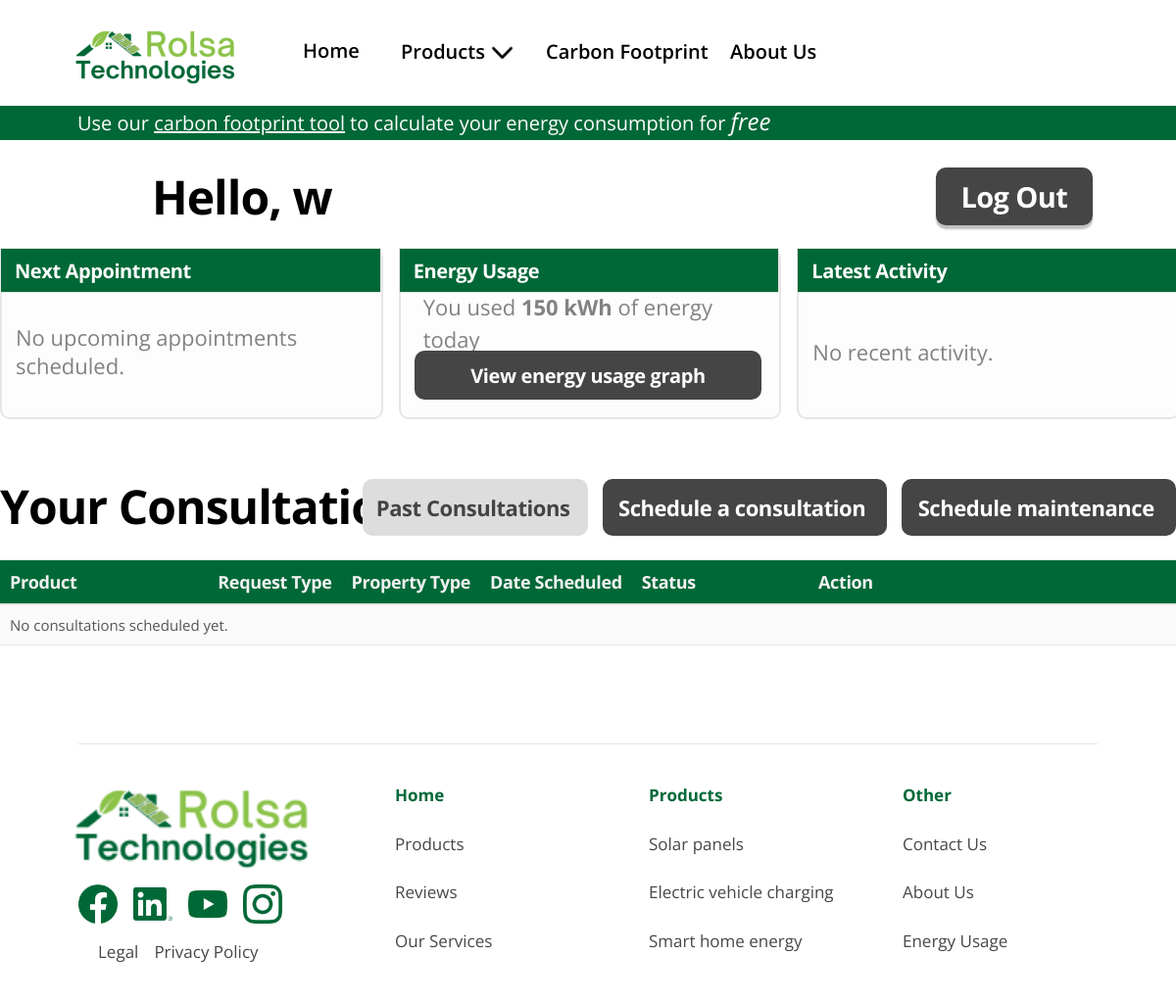
The page /dashboard (signed in) on the database as committed earlier.
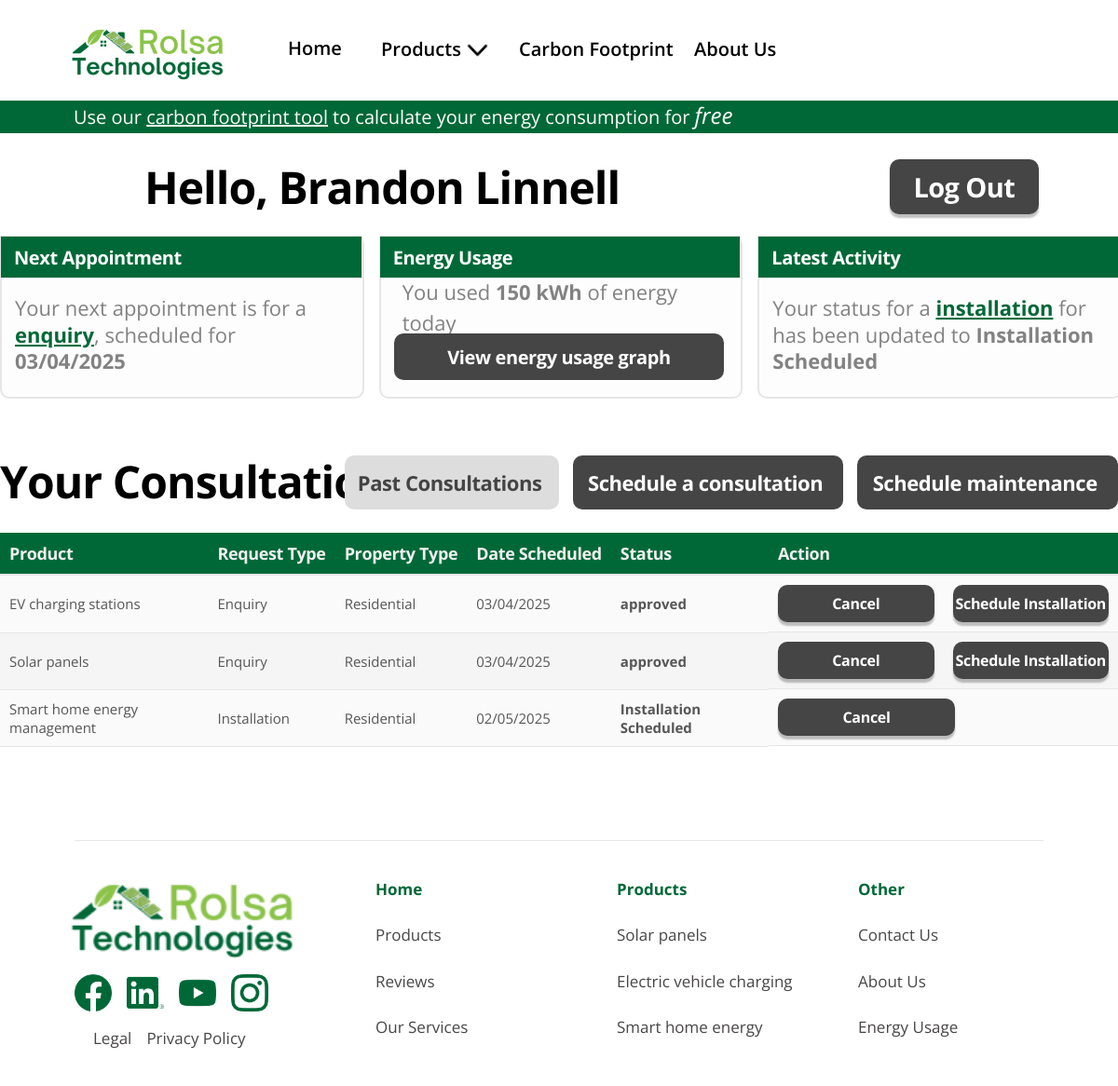
The same page on the database as committed later.
### tables this page shows
CREATE TABLE customers (
            id INTEGER PRIMARY KEY AUTOINCREMENT,
            full_name TEXT DEFAULT '',
            email TEXT UNIQUE NOT NULL,
            password TEXT NOT NULL,
            created_time TEXT NOT NULL
        );

CREATE TABLE consultations (
    id INTEGER PRIMARY KEY AUTOINCREMENT,
    product_id INTEGER NOT NULL,
    preferred_date DATE NOT NULL,
    postcode TEXT NOT NULL,
    property_type TEXT NOT NULL,
    status TEXT NOT NULL,
    customer_id INTEGER NOT NULL
);

CREATE TABLE products (
    id INTEGER PRIMARY KEY AUTOINCREMENT,
    type TEXT NOT NULL,
    description TEXT NOT NULL,
    details TEXT NOT NULL,
    image TEXT NOT NULL
);

### app.py (the view)
@app.route("/dashboard")
def dashboard():
    if "user" not in session:
        print("No user in session, redirecting to login")
        return render_template("login.html", error="You must be logged in to continue", next=request.url)
    try:
        database = sqlite3.connect("database.db")
        cursor = database.cursor()
        cursor.execute("SELECT id, full_name FROM customers WHERE email = ?", (session["user"],))
        customer = cursor.fetchone()
        if not customer:
            return render_template("dashboard.html", error="User not found", consultations=[])
        customer_id, full_name = customer
        user_name = full_name.strip() if full_name and full_name.strip() else "user"
        cursor.execute("""
            SELECT p.type, c.preferred_date, c.property_type, c.status, c.id
            FROM consultations c
            JOIN products p ON c.product_id = p.id
            WHERE c.customer_id = ?
            ORDER BY c.preferred_date ASC
        """, (customer_id,))
        consultations = cursor.fetchall()
        consultation_data = []
        today = datetime.now().date()
        next_consultation = None
        latest_consultation = None
        for row in consultations:
            product_type, preferred_date, property_type, status, consultation_id = row
            date_obj = datetime.strptime(preferred_date, "%Y-%m-%d")
            formatted_date = date_obj.strftime("%d/%m/%Y")
            request_type = "Enquiry"
            if status == "Installation Scheduled":
                request_type = "Installation"
            elif status == "Maintenance Scheduled":
                request_type = "Maintenance"
            consultation = {
                "product_id": product_type,
                "request_type": request_type,
                "property_type": property_type,
                "date_scheduled": formatted_date,
                "status": status,
                "consultation_id": consultation_id,
                "date_obj": date_obj
            }
            consultation_data.append(consultation)
            if date_obj.date() > today and next_consultation is None:
                next_consultation = consultation
            if latest_consultation is None or date_obj > latest_consultation["date_obj"]:
                latest_consultation = consultation
        return render_template(
            "dashboard.html",
            consultations=consultation_data,
            user_name=user_name,
            next_consultation=next_consultation,
            latest_consultation=latest_consultation
        )
    except Exception as error:
        print(f"Exception occurred: {error}")
        return render_template("dashboard.html", error=f"An error occurred: {error}", consultations=[])
    finally:
        database.close()

### templates/dashboard.html (shortened to what this page needs)
<!DOCTYPE html>
<html lang="en">
<head>
    <link rel="stylesheet" href="/static/css/dashboard.css">
</head>
<body>
    {% include 'navbar.html' %}
    <div class="web-container">
        <div class="dash-top">
            <b class="title">Hello, {{ user_name }}</b>
            <a href="/logout" class="logout"><b class="logout-title">Log Out</b></a>
        </div>
        <div class="tabs">
            <div class="tab next-appointment">
                <div class="tab-bg"></div>
                <div class="tab-top"></div>
                <b class="tab-title">Next Appointment</b>
                <div class="tab-desc">
                    {% if next_consultation %}
                        Your next appointment is for a
                        <a href="#" class="consultation-link" data-consultation-id="{{ next_consultation.consultation_id }}">
                            <b class="installation">{{ next_consultation.request_type | lower }}</b>,
                            scheduled for <b class="b">{{ next_consultation.date_scheduled }}</b>
                        </a>
                    {% else %}
                        No upcoming appointments scheduled.
                    {% endif %}
                </div>
            </div>
            <div class="tab energyusage">
                <div class="tab-bg"></div>
                <div class="tab-top"></div>
                <b class="tab-title">Energy Usage</b>
                <div class="tab-desc2">
                    You used <b class="kwh">150 kWh</b> of energy today
                </div>
                <a class="track-button"><b class="track-title">View energy usage graph</b></a>
            </div>
            <div class="tab latest-activity">
                <div class="tab-bg"></div>
                <div class="tab-top"></div>
                <b class="tab-title">Latest Activity</b>
                <div class="tab-desc">
                    {% if latest_consultation %}
                        Your status for a
                        <a href="#" class="consultation-link" data-consultation-id="{{ latest_consultation.consultation_id }}">
                            <b class="installation">{{ latest_consultation.request_type | lower }}</b> for
                        </a>
                        has been updated to <b class="b">{{ latest_consultation.status }}</b>
                    {% else %}
                        No recent activity.
                    {% endif %}
                </div>
            </div>
        </div>
        <div class="consultations">
            <b class="consultation-title">Your Consultations</b>
            <div class="consultation-buttons">
                <a class="consultation-button past"><div class="button-bg past-bg"></div><div class="button-title-a b">Past Consultations</div></a>
                <a href="/schedule-page" class="consultation-button"><div class="button-bg"></div><div class="button-title-a">Schedule a consultation</div></a>
                <a class="consultation-button maintenance"><div class="button-bg maintenance-bg"></div><div class="button-title-a">Schedule maintenance</div></a>
            </div>
        </div>
        <div class="requests-table">
            <table>
                <thead>
                    <tr>
                        <th>Product</th>
                        <th>Request Type</th>
                        <th>Property Type</th>
                        <th>Date Scheduled</th>
                        <th>Status</th>
                        <th>Action</th>
                    </tr>
                </thead>
                <tbody>
                    {% if consultations %}
                        {% for consultation in consultations %}
                            <tr data-consultation-id="{{ consultation.consultation_id }}">
                                <td>{{ consultation.product_id }}</td>
                                <td {% if consultation.request_type in ['Installation', 'Maintenance'] %}class="bold"{% endif %}>{{ consultation.request_type }}</td>
                                <td>{{ consultation.property_type | capitalize }}</td>
                                <td>{{ consultation.date_scheduled }}</td>
                                <td class="status {{ consultation.status | lower | replace(' ', '-') }}">{{ consultation.status }}</td>
                                <td class="action-cell">
                                    {% if consultation.status == 'approved' and consultation.request_type == 'Enquiry' %}
                                        <a href="#" class="interactive-button cancel-button" data-consultation-id="{{ consultation.consultation_id }}">
                                            <div class="interactive-title">Cancel</div>
                                        </a>
                                        <a href="#" class="interactive-button schedule-install-button" data-consultation-id="{{ consultation.consultation_id }}">
                                            <div class="interactive-title">Schedule Installation</div>
                                        </a>
                                    {% elif consultation.status == 'Installation Scheduled' or consultation.status == 'Maintenance Scheduled' %}
                                        <a href="#" class="interactive-button cancel-button" data-consultation-id="{{ consultation.consultation_id }}">
                                            <div class="interactive-title">Cancel</div>
                                        </a>
                                    {% else %}
                                        <a href="#" class="interactive-button cancel-button" data-consultation-id="{{ consultation.consultation_id }}">
                                            <div class="interactive-title">Cancel</div>
                                        </a>
                                    {% endif %}
                                </td>
                            </tr>
                        {% endfor %}
                    {% else %}
                        <tr>
                            <td colspan="6">No consultations scheduled yet.</td>
                        </tr>
                    {% endif %}
                </tbody>
            </table>
        </div>
    </div>
    {% include 'footer.html' %}
</body>
</html>

### templates/navbar.html (shortened to what this page needs)
<!DOCTYPE html>
<html lang="en">
<head>
    <link rel="stylesheet" href="/static/css/navigation.css"/>
</head>
<body>
    <div class="web-container">
        <div class="navigation">
            <div class="items">
                <a href="/carbonfootprint" class="carbon-footprint">
                    <div class="inner-button">Carbon Footprint</div>
                </a>
                <a href="/products" class="products">
                    <div class="inner-button">Products</div>
                    <img class="chevron-down-icon" alt="" src="/static/assets/buttons/down.png">
                </a>
                <a href="/" class="home">
                    <div class="inner-button">Home</div>
                </a>
                <a href="/about" class="about-us">
                    <div class="inner-button">About Us</div>
                </a>
            </div>
            <a href="/"><img class="rolsa-logo" alt="Rolsa Logo" src="/static/assets/logos/rolsalogo.png"></a>
        </div>
        <div class="top">
            <div class="alert"></div>
            <div class="use-our-carbon-container">
                <span>
                    <span class="use-our">Use our </span>
                    <a href="/carbonfootprint" class="carbon-footprint-tool">carbon footprint tool</a>
                    <span class="use-our"> to calculate your energy consumption for <i style="font-size: 24px;">free</i></span>
                </span>
            </div>
        </div>
    </div>
</body>
</html>

### templates/footer.html (shortened to what this page needs)
<!DOCTYPE html>
<html lang="en">
<head>
    <link rel="stylesheet" href="/static/css/footer.css"/>
</head>
<body>
    <div class="web-container">
        <div class="footer">
            <img class="rolsa-logo1" alt="Rolsa Logo" src="/static/assets/logos/rolsalogo.png">
            <div class="footer-links">
                <div class="link-list">
                    <a href="/" class="primary-button">Home</a>
                    <a href="/products" class="button">Products</a>
                    <a href="{{ url_for('home') }}#reviews" class="button">Reviews</a>
                    <a href="{{ url_for('home') }}#services" class="button">Our Services</a>
                </div>
                <div class="link-list">
                    <a href="/products" class="primary-button">Products</a>
                    <a href="/products?product=Solar panels" class="button">Solar panels</a>
                    <a href="/products?product=EV charging stations" class="button">Electric vehicle charging</a>
                    <a href="/products?product=Smart home energy management" class="button">Smart home energy</a>
                </div>
                <div class="link-list">
                    <a href="/" class="primary-button">Other</a>
                    <a href="/schedule-page" class="button">Contact Us</a>
                    <a href="/about" class="button">About Us</a>
                    <a href="/dashboard" class="button">Energy Usage</a>
                </div>
            </div>
            <div class="social-links">
                <a href="https://www.facebook.com" target="_blank">
                    <img class="social-icon" alt="Facebook" src="/static/assets/buttons/facebook.png">
                </a>
                <a href="https://www.linkedin.com" target="_blank">
                    <img class="social-icon" alt="LinkedIn" src="/static/assets/buttons/linkedin.png">
                </a>
                <a href="https://www.youtube.com" target="_blank">
                    <img class="social-icon" alt="YouTube" src="/static/assets/buttons/youtube.png">
                </a>
                <a href="https://www.instagram.com" target="_blank">
                    <img class="social-icon" alt="Instagram" src="/static/assets/buttons/instagram.png">
                </a>
            </div>
            <div class="legal-links">
                <a href="/legal" class="link-button">Legal</a>
                <a href="/privacy-policy" class="link-button">Privacy Policy</a>
            </div>
            <div class="divider"></div>
        </div>
    </div>
</body>
</html>

Rows that differ between the two databases and show on the page:
now on this page (row edited): customers: full_name "Brandon Linnell"
added consultations: status "Installation Scheduled", product_id "Smart home energy management", request_type "Installation", property_type "Residential", date_scheduled "02/05/2025"
added consultations: product_id "EV charging stations", request_type "Enquiry", property_type "Residential", date_scheduled "03/04/2025", status "approved"
added consultations: product_id "Solar panels", request_type "Enquiry", property_type "Residential", date_scheduled "03/04/2025", status "approved"
Other text that changed with them:
{{ next_consultation.request_type | lower }}: (not shown) → "enquiry"
{{ next_consultation.date_scheduled }}: (not shown) → "03/04/2025"
{{ latest_consultation.request_type | lower }}: (not shown) → "installation"
{{ user_name }}: "w" → (not shown)
text no longer shown: "No upcoming appointments scheduled. No recent activity. No consultations scheduled yet."
text now shown: "Your next appointment is for a , scheduled for Your status for a for has been updated to"
